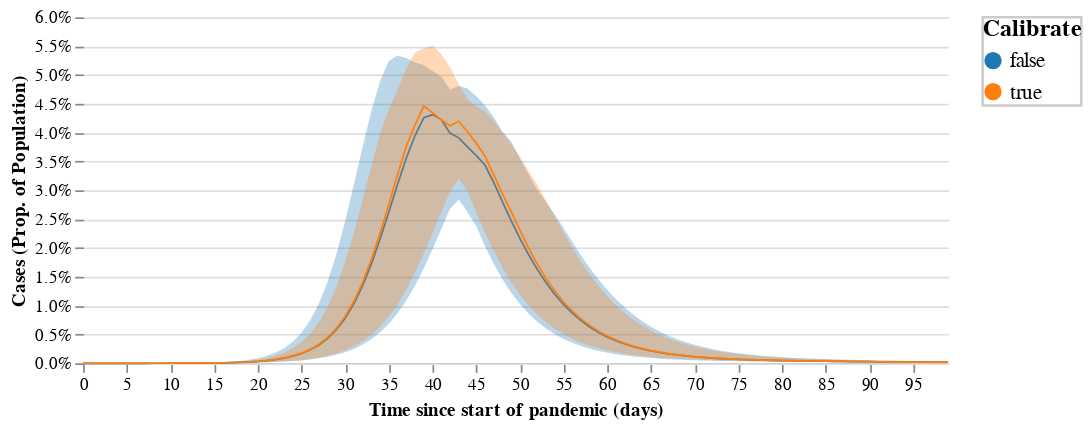

Notebook source saved alongside this figure:
### Code cell
vega.ipy_display(vega.calibrate_vega(new_df))

### Figure 1 — Vega specification as saved in the notebook (floating-point values rounded to 4 significant figures; data arrays with more than 128 entries replaced by an {"elided": "..."} marker saying what was removed)
{"$schema": "https://vega.github.io/schema/vega/v5.json", "axes": [{"orient": "bottom", "scale": "time", "tickCount": 30, "title": "Time since start of pandemic (days)"}, {"domain": false, "format": "%", "grid": true, "orient": "left", "scale": "y1", "title": "Cases (Prop. of Population)"}], "data": [{"name": "table", "transform": [{"expr": "( datum.column_names === Type) ", "type": "filter"}, {"as": "opac", "expr": "(datum.calibration ? .3 : .3)", "type": "formula"}], "values": {"elided": "1600 records"}}], "description": "A basic line chart example.", "height": 200, "legends": [{"encode": {"labels": {"hover": {"fill": {"value": "firebrick"}}, "interactive": true, "update": {"fill": {"value": "black"}, "fontSize": {"value": 12}}}, "legend": {"update": {"stroke": {"value": "#ccc"}, "strokeWidth": {"value": 1.5}}}, "symbols": {"update": {"stroke": {"value": "transparent"}}}, "title": {"update": {"fontSize": {"value": 14}}}}, "fill": "color", "title": "Calibrate"}], "marks": [{"from": {"facet": {"data": "table", "groupby": ["calibration", "column_names"], "name": "series"}}, "marks": [{"encode": {"enter": {"fill": {"field": "calibration", "scale": "color"}, "fillOpacity": {"field": "opac"}, "x": {"field": "time", "scale": "time"}, "y": {"field": "y1", "scale": "y1"}, "y2": {"field": "y0", "scale": "y1"}}}, "from": {"data": "series"}, "type": "area"}, {"encode": {"enter": {"stroke": {"field": "calibration", "scale": "color"}, "strokeWidth": {"value": 1}, "x": {"field": "time", "scale": "time"}, "y": {"field": "y", "scale": "y1"}}}, "from": {"data": "series"}, "type": "line"}], "type": "group"}], "padding": 5, "scales": [{"domain": {"data": "table", "field": "time"}, "name": "time", "range": "width"}, {"domain": {"data": "table", "field": "y1"}, "name": "y1", "nice": true, "range": "height", "type": "linear", "zero": true}, {"domain": {"data": "table", "field": "calibration"}, "name": "color", "range": {"scheme": "category10"}, "type": "ordinal"}], "signals": [{"bind": {"input": "select", "options": ["Ailing_sol", "Diagnosed_sol", "Extinct_sol", "Healed_sol", "Infected_sol", "Recognized_sol", "Susceptible_sol", "Threatened_sol"]}, "name": "Type", "value": "Ailing_sol"}], "width": 500}
